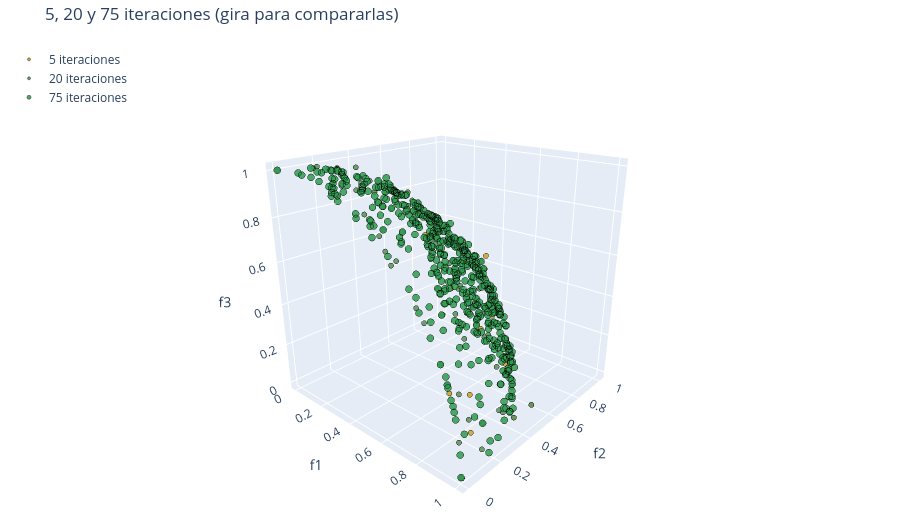

The notebook cell saved with this chart:
### Markdown cell above
#### Ejemplo 2 · ¿Cuántas iteraciones hacen falta?

Con pocas iteraciones el enjambre todavía está lejos del frente y lo cubre mal. Corremos con 5 y 20 iteraciones y comparamos con las 75 de arriba.

### Code cell
fig = plt.figure(figsize=(15, 4.4))
frentes_it, color_it = [], ["#c9a227", "#5a8f5a", "#2e9b4f"]
for n, it in enumerate([5, 20, 75]):
    if it == 75:
        F_it = F_dtlz3
    else:
        np.random.seed(42)
        ef_it, _, _ = parOMOPSO(problem, dict(OMOPSO, MaxIter=it))
        F_it, _ = frente(ef_it)
    r_it = np.linalg.norm(F_it, axis=1)
    ax = fig.add_subplot(1, 3, n + 1, projection='3d')
    ax.scatter3D(F_it[:, 0], F_it[:, 1], F_it[:, 2], color="green", edgecolors="black", linewidths=.5)
    ax.set_xlim(0, 1.2); ax.set_ylim(0, 1.2); ax.set_zlim(0, 1.2); ax.view_init(elev=20, azim=30)
    ax.set_title(f"{it} iteraciones: {len(F_it)} soluciones\nradio medio {r_it.mean():.3f}")
    frentes_it.append((F_it, f"{it} iteraciones", color_it[n], 3 if it < 75 else 4))
plt.tight_layout(); plt.show()

# Las tres nubes juntas, para girarlas con el mouse y ver cómo se acercan a la esfera
hidra.frente_3d(*frentes_it, ejes=("f1", "f2", "f3"), titulo="5, 20 y 75 iteraciones (gira para compararlas)", alto=520).show()

### Figure 1 — Plotly figure (JSON) as saved in the notebook; plotly's stock layout.template omitted (floating-point values rounded to 4 significant figures; data arrays with more than 128 entries replaced by an {"elided": "..."} marker saying what was removed)
{"data": [{"hovertemplate": "f1 %{x:.3g}<br>f2 %{y:.3g}<br>f3 %{z:.3g}<extra>5 iteraciones</extra>", "marker": {"color": "#c9a227", "line": {"color": "black", "width": 0.5}, "opacity": 0.85, "size": 3}, "mode": "markers", "name": "5 iteraciones", "type": "scatter3d", "x": [0.7072, 0.8907, 0.7563, 0.9796, 0.7673, 0.298, 0.0951, 0.2239, 1.003, 0.1611, 0.3271, 0.5847, 0.4358, 0.6612, 0.8583, 0.6788, 0.4236, 0.7271, 0.578, 0.2543, 0.5432, 0.4601, 0.5086, 0.4997, 0.3272, 0.3504, 0.6173, 0.8234, 0.8218, 0.0, 0.1965, 0.3764, 0.4474, 0.4947, 0.7261, 0.2126, 0.0, 0.162, 0.1575, 0.7606, 0.6085, 0.0, 1.005, 0.0554, 0.0, 0.7909, 0.3083, 0.9819, 0.5335, 0.389, 0.2916, 0.9291, 0.1815, 0.9052, 0.9604, 0.8449, 0.7556, 0.0753, 0.9428, 0.6239, 0.3559, 0.2189, 0.4833, 0.5171, 0.6815, 0.4796, 0.2073], "y": [0.3482, 0.4401, 0.1468, 0.0697, 0.3624, 0.9992, 0.531, 0.5952, 0.0495, 0.9452, 0.1715, 0.3265, 0.2258, 0.3439, 0.4627, 0.5616, 0.1894, 0.581, 0.4189, 0.1298, 0.0799, 0.7781, 0.2706, 0.4324, 0.4989, 0.0269, 0.3098, 0.3742, 0.2328, 0.0, 0.3741, 0.9262, 0.895, 0.7388, 0.6876, 0.8363, 0.8125, 0.6968, 0.7317, 0.4541, 0.6277, 0.8702, 0.0, 0.5979, 1.01, 0.0, 0.9477, 0.1467, 0.8287, 0.6159, 0.7546, 0.5675, 0.7834, 0.0, 0.3869, 0.0899, 0.2236, 0.2472, 0.0, 0.7847, 0.6564, 0.4776, 0.8558, 0.3977, 0.4441, 0.8249, 0.9826], "z": [0.6355, 0.2212, 0.6376, 0.3123, 0.5325, 0.009, 0.8429, 0.7718, 0.1718, 0.2893, 0.9379, 0.7606, 0.8719, 0.6736, 0.2532, 0.4853, 0.8858, 0.3755, 0.7112, 0.96, 0.8366, 0.4306, 0.8281, 0.7506, 0.8026, 0.944, 0.7232, 0.4348, 0.6, 1.0, 0.926, 0.1916, 0.2462, 0.5244, 0.0, 0.5439, 0.6037, 0.6994, 0.7029, 0.4714, 0.6077, 0.5244, 0.0, 0.8312, 0.0, 0.968, 0.0857, 0.1513, 0.178, 0.697, 0.5879, 0.0, 0.6445, 0.4373, 0.0418, 0.7629, 0.6157, 0.984, 0.3356, 0.0, 0.6699, 0.8514, 0.195, 0.8198, 0.5843, 0.3721, 0.0838]}, {"hovertemplate": "f1 %{x:.3g}<br>f2 %{y:.3g}<br>f3 %{z:.3g}<extra>20 iteraciones</extra>", "marker": {"color": "#5a8f5a", "line": {"color": "black", "width": 0.5}, "opacity": 0.85, "size": 3}, "mode": "markers", "name": "20 iteraciones", "type": "scatter3d", "x": {"elided": "159 float values"}, "y": {"elided": "159 float values"}, "z": {"elided": "159 float values"}}, {"hovertemplate": "f1 %{x:.3g}<br>f2 %{y:.3g}<br>f3 %{z:.3g}<extra>75 iteraciones</extra>", "marker": {"color": "#2e9b4f", "line": {"color": "black", "width": 0.5}, "opacity": 0.85, "size": 4}, "mode": "markers", "name": "75 iteraciones", "type": "scatter3d", "x": {"elided": "442 float values"}, "y": {"elided": "442 float values"}, "z": {"elided": "442 float values"}}], "layout": {"height": 520, "legend": {"bgcolor": "rgba(255,255,255,0.7)", "x": 0.01, "y": 0.99}, "margin": {"b": 0, "l": 0, "r": 0, "t": 40}, "scene": {"aspectmode": "cube", "camera": {"eye": {"x": 1.5, "y": -1.7, "z": 0.9}}, "xaxis": {"title": {"text": "f1"}}, "yaxis": {"title": {"text": "f2"}}, "zaxis": {"title": {"text": "f3"}}}, "title": {"text": "5, 20 y 75 iteraciones (gira para compararlas)"}}}
